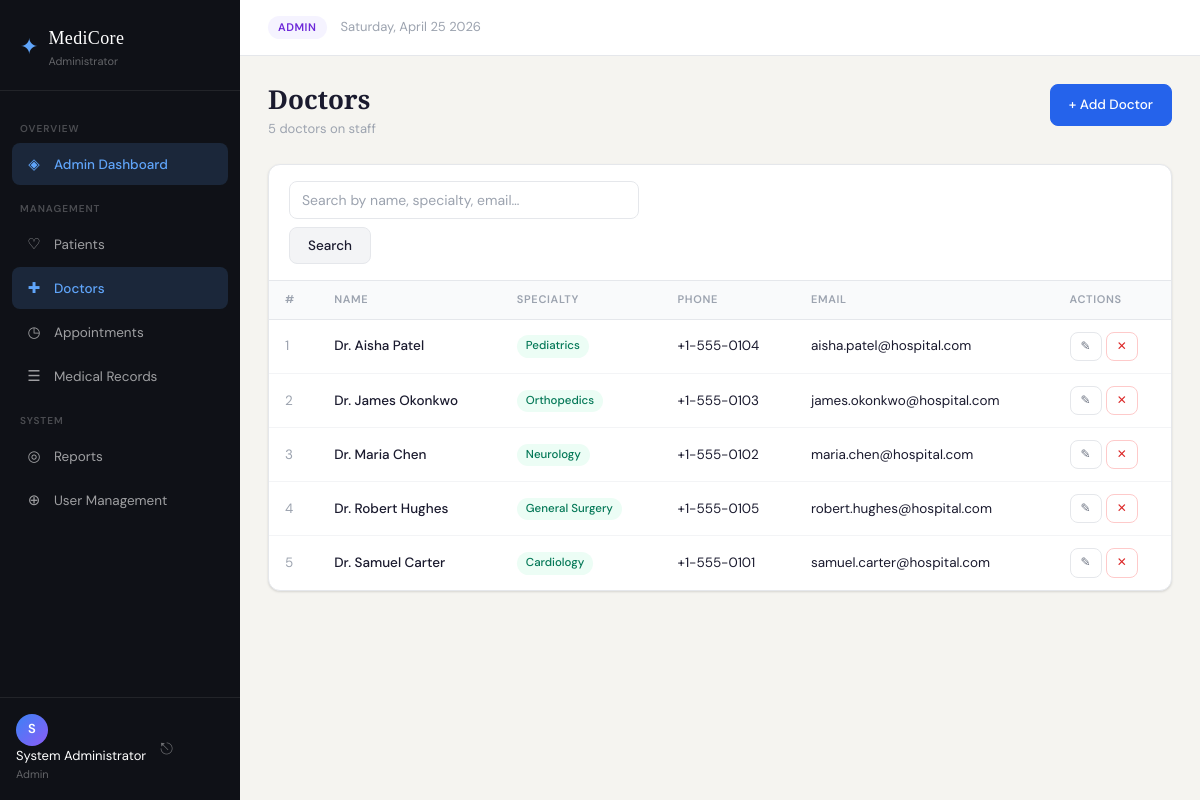
Page /doctors/index.php (signed in) on the committed database.
### tables this page shows
CREATE TABLE IF NOT EXISTS doctors (
    id INT AUTO_INCREMENT PRIMARY KEY,
    name VARCHAR(100) NOT NULL,
    specialty VARCHAR(100) NOT NULL,
    phone VARCHAR(20) NOT NULL,
    email VARCHAR(100) NOT NULL UNIQUE,
    created_at TIMESTAMP DEFAULT CURRENT_TIMESTAMP,
    updated_at TIMESTAMP DEFAULT CURRENT_TIMESTAMP ON UPDATE CURRENT_TIMESTAMP
);

### config/database.php (called while the page is built, shortened)
<?php
function sanitize(string $value): string {
    return htmlspecialchars(trim($value), ENT_QUOTES, 'UTF-8');
}

### doctors/index.php (the view, shortened to what this page needs)
<?php
require_once __DIR__ . '/../includes/header.php';
$db     = getDB();
$search = trim($_GET['search'] ?? '');
if ($search !== '') {
    $stmt = $db->prepare(
        "SELECT * FROM doctors WHERE name LIKE ? OR specialty LIKE ? OR email LIKE ?
         ORDER BY name ASC"
    );
    $like = '%' . $search . '%';
    $stmt->execute([$like, $like, $like]);
} else {
    $stmt = $db->query("SELECT * FROM doctors ORDER BY name ASC");
}
$doctors = $stmt->fetchAll();
?>
<div class="page-header">
    <div>
        <h1 class="page-title">Doctors</h1>
        <p class="page-sub"><?= count($doctors) ?> doctor<?= count($doctors) !== 1 ? 's' : '' ?> on staff</p>
    </div>
    <a href="/hospital-system/doctors/create.php" class="btn btn-primary">+ Add Doctor</a>
</div>
<div class="card">
    <div class="card-header">
        <form method="GET" class="search-form">
            <input type="text" name="search" class="form-control search-input"
                   placeholder="Search by name, specialty, email…"
                   value="<?= sanitize($search) ?>">
            <button type="submit" class="btn btn-secondary">Search</button>
        </form>
    </div>
    <?php if (empty($doctors)): ?>
        <div class="empty-state">No doctors found.</div>
    <?php else: ?>
    <div class="table-wrap">
    <table class="table">
        <thead>
            <tr>
                <th>#</th>
                <th>Name</th>
                <th>Specialty</th>
                <th>Phone</th>
                <th>Email</th>
                <th>Actions</th>
            </tr>
        </thead>
        <tbody>
        <?php foreach ($doctors as $i => $d): ?>
            <tr>
                <td class="text-muted"><?= $i + 1 ?></td>
                <td class="fw-500"><?= sanitize($d['name']) ?></td>
                <td>
                    <span class="badge badge-green"><?= sanitize($d['specialty']) ?></span>
                </td>
                <td><?= sanitize($d['phone']) ?></td>
                <td><?= sanitize($d['email']) ?></td>
                <td>
                    <div class="action-btns">
                        <a href="/hospital-system/doctors/edit.php?id=<?= $d['id'] ?>" class="btn btn-xs btn-ghost" title="Edit">✎</a>
                        <a href="/hospital-system/doctors/delete.php?id=<?= $d['id'] ?>"
                           class="btn btn-xs btn-danger-ghost confirm-delete"
                           data-name="<?= sanitize($d['name']) ?>">✕</a>
                    </div>
                </td>
            </tr>
        <?php endforeach; ?>
        </tbody>
    </table>
    </div>
    <?php endif; ?>
</div>
<?php require_once __DIR__ . '/../includes/footer.php'; ?>

### style.css (style rules this page uses)
:root { --font-body: 'DM Sans', sans-serif; --font-display: 'Playfair Display', serif; --bg: #f5f4f0; --bg-card: #ffffff; --sidebar-bg: #0f1117; --sidebar-w: 240px; --text-primary: #1a1a2e; --text-secondary: #6b7280; --text-muted: #9ca3af; --text-light: #ffffff; --border: #e5e7eb; --border-focus: #2563eb; --blue: #2563eb; --blue-lt: #eff6ff; --green: #059669; --green-lt:#ecfdf5; --amber: #d97706; --amber-lt:#fffbeb; --purple: #7c3aed; --purple-lt:#f5f3ff; --red: #dc2626; --red-lt: #fef2f2; --radius: 8px; --radius-lg: 12px; --shadow: 0 1px 3px rgba(0,0,0,.08), 0 1px 2px rgba(0,0,0,.06); --shadow-md: 0 4px 6px -1px rgba(0,0,0,.1), 0 2px 4px -1px rgba(0,0,0,.06); --shadow-lg: 0 10px 25px -5px rgba(0,0,0,.15); --transition: .18s ease; }
*, *::before, *::after { box-sizing: border-box; margin: 0; padding: 0; }
html { font-size: 15px; }
body { font-family: var(--font-body); background: var(--bg); color: var(--text-primary); line-height: 1.6; -webkit-font-smoothing: antialiased; }
a { color: inherit; text-decoration: none; }
.page-header { display: flex; align-items: flex-start; justify-content: space-between; margin-bottom: 24px; gap: 16px; }
.page-title { font-family: var(--font-display); font-size: 26px; font-weight: 600; color: var(--text-primary); line-height: 1.2; }
.page-sub { font-size: 13px; color: var(--text-muted); margin-top: 4px; }
.card { background: var(--bg-card); border: 1px solid var(--border); border-radius: var(--radius-lg); box-shadow: var(--shadow); overflow: hidden; margin-bottom: 20px; }
.card-header { display: flex; align-items: center; justify-content: space-between; padding: 16px 20px; border-bottom: 1px solid var(--border); gap: 12px; }
.table-wrap { overflow-x: auto; }
.table { width: 100%; border-collapse: collapse; font-size: 13.5px; }
.table thead tr { background: #f9fafb; border-bottom: 1px solid var(--border); }
.table th { padding: 10px 16px; text-align: left; font-size: 11px; font-weight: 600; letter-spacing: .06em; text-transform: uppercase; color: var(--text-muted); white-space: nowrap; }
.table td { padding: 12px 16px; border-bottom: 1px solid #f3f4f6; vertical-align: middle; }
.table tbody tr:last-child td { border-bottom: none; }
.text-muted { color: var(--text-muted); }
.fw-500 { font-weight: 500; }
.badge { display: inline-block; padding: 2px 9px; border-radius: 20px; font-size: 11.5px; font-weight: 500; white-space: nowrap; }
.badge-green { background: var(--green-lt); color: #047857; }
.btn { display: inline-flex; align-items: center; justify-content: center; gap: 6px; padding: 9px 18px; border-radius: var(--radius); font-family: var(--font-body); font-size: 13.5px; font-weight: 500; cursor: pointer; border: 1px solid transparent; transition: all var(--transition); white-space: nowrap; text-decoration: none; }
.btn-primary { background: var(--blue); color: #fff; border-color: var(--blue); }
.btn-secondary { background: #f3f4f6; color: var(--text-primary); border-color: var(--border); }
.btn-ghost { background: transparent; color: var(--text-secondary); border-color: var(--border); }
.btn-danger-ghost { background: transparent; color: var(--red); border-color: #fecaca; }
.btn-xs { padding: 4px 10px; font-size: 12px; }
.action-btns { display: flex; gap: 4px; }
.form-control { width: 100%; padding: 9px 12px; border: 1px solid var(--border); border-radius: var(--radius); font-family: var(--font-body); font-size: 14px; color: var(--text-primary); background: #fff; transition: border-color var(--transition), box-shadow var(--transition); outline: none; }
.form-control::placeholder { color: var(--text-muted); }
.search-form, .filter-form { display: flex; align-items: center; gap: 8px; flex-wrap: wrap; }
.search-input { min-width: 260px; }

### rows in the picture
doctors: name "Dr. Aisha Patel", specialty "Pediatrics", phone "+1-555-0104", email "aisha.patel@hospital.com"
doctors: name "Dr. James Okonkwo", specialty "Orthopedics", phone "+1-555-0103", email "james.okonkwo@hospital.com"
doctors: name "Dr. Maria Chen", specialty "Neurology", phone "+1-555-0102", email "maria.chen@hospital.com"
doctors: name "Dr. Robert Hughes", specialty "General Surgery", phone "+1-555-0105", email "robert.hughes@hospital.com"
doctors: name "Dr. Samuel Carter", specialty "Cardiology", phone "+1-555-0101", email "samuel.carter@hospital.com"

### other values in the picture
$icon "◈ ♡ ✚ ◷ ☰ ◎ ⊕"
$label "Admin Dashboard Patients Doctors Appointments Medical Records Reports User Management"
substr($_SESSION['user_name'] ?? 'A', 0, 1) "S"
$_SESSION['user_name'] "System Administrator"
$userRole "Admin"
$userRole "ADMIN"
count($doctors) "5"
